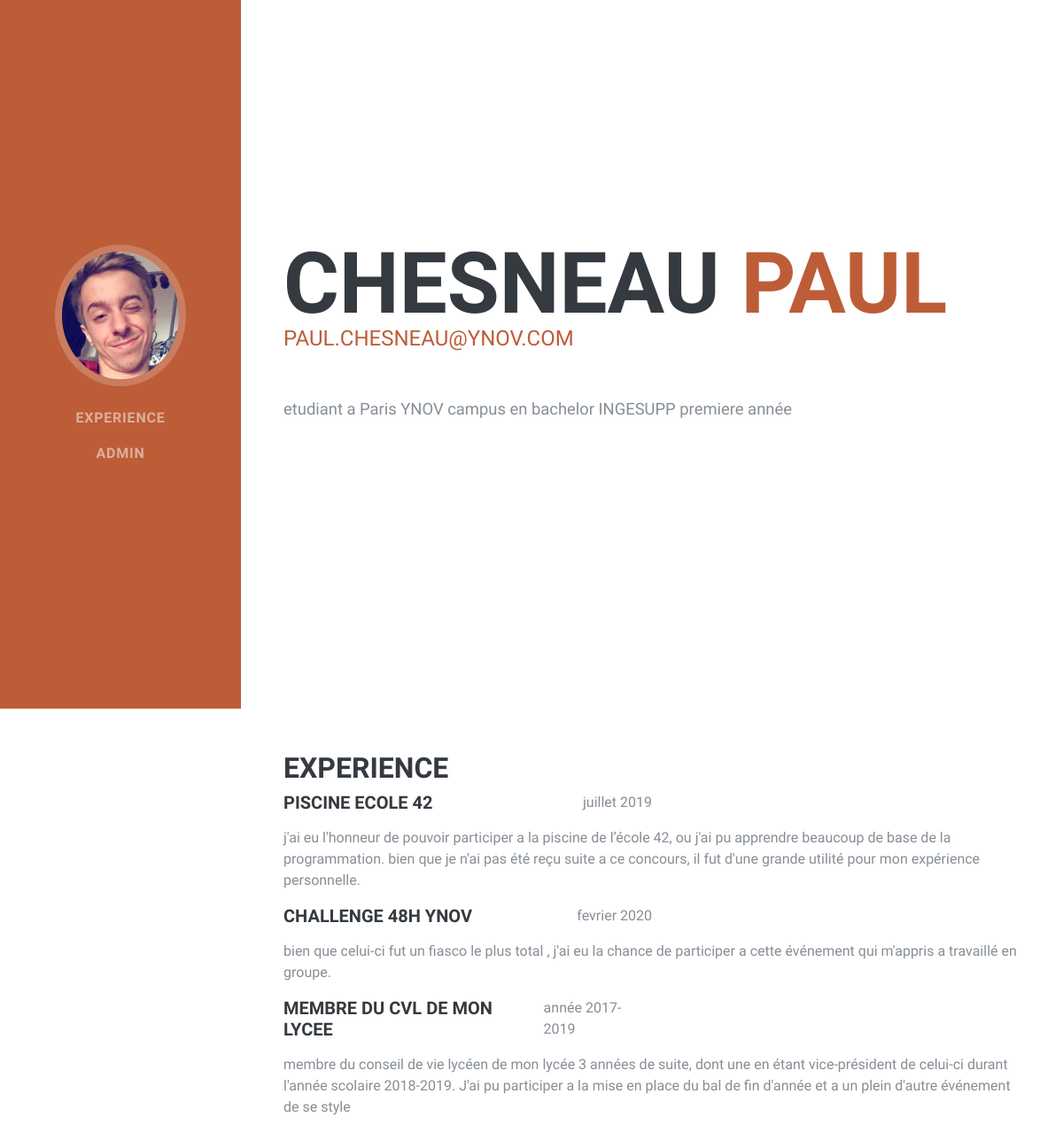
/Paulchesneau/index.php, run on the app's committed database.
### tables this page shows
CREATE TABLE `experience` (
  `id_experience` int(3) NOT NULL,
  `titre` varchar(50) DEFAULT NULL,
  `date` varchar(40) DEFAULT NULL,
  `description` varchar(500) DEFAULT NULL
);

### Paulchesneau/index.php (the view)
<?php require_once("inc/header.php") ?>
    <div>
        <section class="resume-section p-3 p-lg-5 d-flex align-items-center" id="about">
            <div class="w-100">
                <h1 class="mb-0">Chesneau
                <span class="text-primary">Paul</span>
                </h1>
                <div class="subheading mb-5">
                <a href="mailto:name@email.com">paul.chesneau@ynov.com</a>
                </div>
                <p class="lead mb-5">etudiant a Paris YNOV campus en bachelor INGESUPP premiere année </p>
            </div>
        </section>
        <section>
        <section class="resume-section p-3 p-lg-5 d-flex justify-content-center" id="experience">
            <div class="w-100">
                <h3>experience</h3>
                <?php
                    $base_de_donnee = $pdo->query("SELECT * FROM experience ORDER BY id_experience DESC");
                    while ($experience = $base_de_donnee->fetch(PDO::FETCH_OBJ)) { ?>
                        <div>
                                <div>
                                        <div class="exper">
                                            <div>
                                                <h5><?php echo $experience->titre; ?></h5>
                                            </div>
                                            <div>
                                                <p><?php echo $experience->date; ?></p>
                                            </div>
                                        </div>
                                        <p><?php echo $experience->description; ?></p>
                                </div>
                        </div>
                    <?php } ?>
            </div>
        </section>
    </div>
<?php require_once("inc/footer.php") ?>

### Paulchesneau/inc/header.php (shortened to what this page needs)
<!DOCTYPE html>
<html lang="fr">
<head>
    <link rel="stylesheet" href="css/style.css">
  <link href="vendor/bootstrap/css/bootstrap.min.css" rel="stylesheet">
    <link href="vendor/fontawesome-free/css/all.min.css" rel="stylesheet">
    <link href="css/resume.min.css" rel="stylesheet">
</head>
<body>
    <nav class="navbar navbar-expand-lg navbar-dark bg-primary fixed-top" id="sideNav">
    <a class="navbar-brand js-scroll-trigger" href="#page-top">
      <span class="d-none d-lg-block">
        <img class="img-fluid img-profile rounded-circle mx-auto mb-2" src="img/profil.PNG" alt="">
      </span>
    </a>
    <div class="collapse navbar-collapse" id="navbarSupportedContent">
      <ul class="navbar-nav">
        <li class="nav-item">
          <a class="nav-link js-scroll-trigger" href="index.php">Experience</a>
        </li>
        <li class="nav-item">
          <a class="nav-link js-scroll-trigger" href="admin.php">admin</a>
        </li>
      </ul>
    </div>
  </nav>

### Paulchesneau/inc/footer.php
</body>
</html>

### Paulchesneau/css/style.css (style rules this page uses)
.exper { margin: 0px auto; display: inline-flex; align-content: center; justify-content: space-between; width: 50%; }

### data on the page
experience: titre "PISCINE ECOLE 42", date "juillet 2019", description "j'ai eu l'honneur de pouvoir participer a la piscine de l’école 42, ou j'ai pu apprendre beaucoup de base de la programmation. bien que je n'ai pas été reçu suite a ce concours, il fut d'une grande utilité pour mon expérience personnelle."
experience: titre "CHALLENGE 48H YNOV", date "fevrier 2020", description "bien que celui-ci fut un fiasco le plus total , j'ai eu la chance de participer a cette événement qui m'appris a travaillé en groupe."
experience: titre "MEMBRE DU CVL DE MON LYCEE", date "année 2017-2019", description "membre du conseil de vie lycéen de mon lycée 3 années de suite, dont une en étant vice-président de celui-ci durant l'année scolaire 2018-2019. J'ai pu participer a la mise en place du bal de fin d'année et a un plein d'autre événement de se style"
